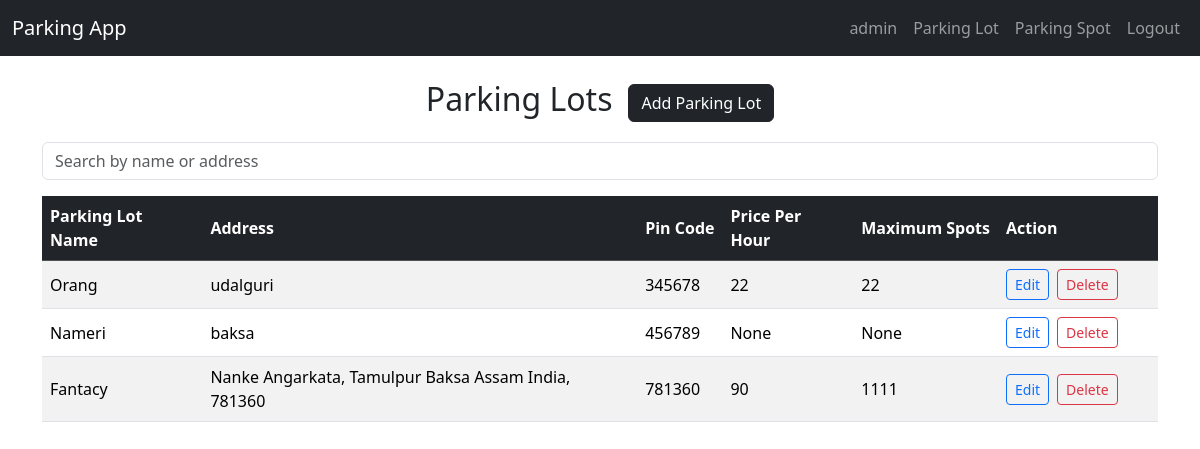
Before: /parking_lots (signed in) with the older database file.
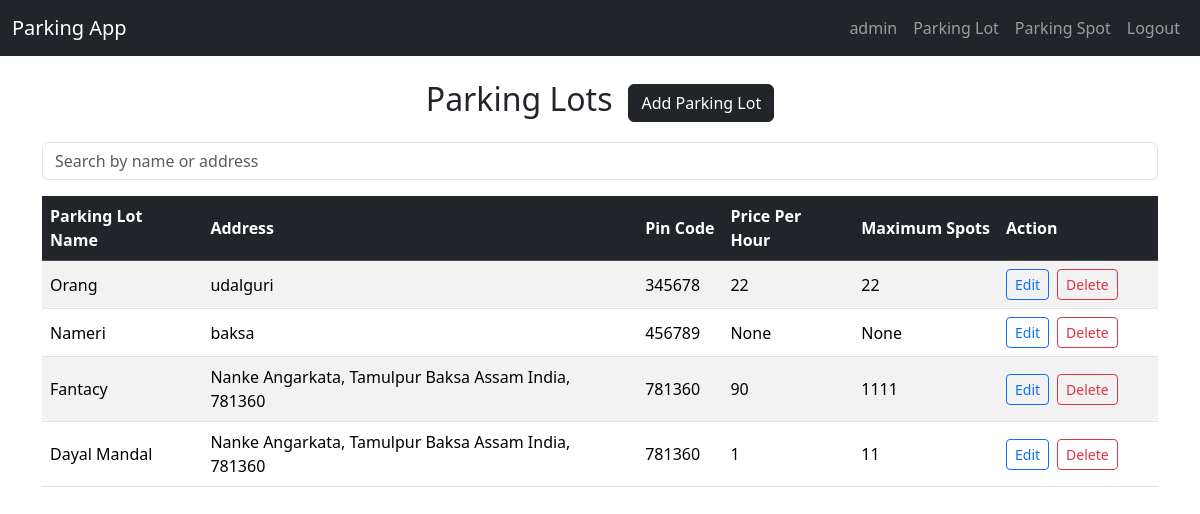
After: the same page with the newer database file.
### models.py (models this page shows)
class ParkingLot(db.Model):
    id = db.Column(db.Integer, primary_key=True, autoincrement=True)
    name = db.Column(db.String(120), nullable=False)
    address = db.Column(db.String(255), nullable=False)
    pin_code = db.Column(db.String(10), nullable=True)
    price_per_hour = db.Column(db.Integer, nullable=True)
    maximum_spots = db.Column(db.Integer, nullable=True)
    parking_spots = db.relationship('ParkingSpot', backref='parking_lot', cascade='all, delete-orphan')
    parked_histories = db.relationship('ParkedHistory', backref='parking_lot', cascade='all, delete-orphan')

### app.py (the view)
@app.route('/parking_lots')
@login_required
def list_parking_lots():
    query = request.args.get('search',"")
    if query:
        parking_lots = ParkingLot.query.filter(ParkingLot.name.ilike(f"%{query}%")).all()
    else:
        parking_lots = ParkingLot.query.all()
    return render_template('parking_lots/list.html',parking_lots=parking_lots)

### app.py (called while the page is built)
@login_manager.user_loader
def load_user(user_id):
    return User.query.get_or_404(int(user_id))

### templates/parking_lots/list.html (shortened to what this page needs)
{% extends 'base.html' %}
{% block content %}
<div class="d-flex justify-content-center align-items-center mb-3">
    <h2>Parking Lots</h2>
    {% if current_user.admin %}
    <a href="{{url_for('create_parking_lot')}}" class="btn btn-dark ms-3">Add Parking Lot</a>
    {% endif %}
</div>
<form method="GET" class = "mb-3">
    <input type="text" name="search" class="form-control" placeholder="Search by name or address" value="{{query}}"/>
</form>
<div class="table-responsive">
    <table class="table table-striped align-middle">
        <thead class="table-dark">
            <tr>
                <th scope="col">Parking Lot Name</th>
                <th scope="col">Address</th>
                <th scope="col">Pin Code</th>
                <th scope="col">Price Per Hour</th>
                <th scope="col">Maximum Spots</th>
                {% if current_user.admin %}
                <th scope="col" style="width: 160px">Action</th>
                {% endif %}
            </tr>
        </thead>
        <tbody>
            {% for parking_lot in parking_lots %}
            <tr>
                <td>{{parking_lot.name}}</td>
                <td>{{parking_lot.address}}</td>
                <td>{{parking_lot.pin_code}}</td>
                <td>{{parking_lot.price_per_hour}}</td>
                <td>{{parking_lot.maximum_spots}}</td>
                {% if current_user.admin %}
                <td>
                    <div class="d-flex gap-2">
                        <a href="{{url_for('edit_parking_lot', parking_lot_id = parking_lot.id)}}"
                            class="btn btn-sm btn-outline-primary">Edit</a>
                        <form method="POST" action="{{url_for('delete_parking_lot', parking_lot_id = parking_lot.id)}}"
                            onsubmit="return confirm('Are you sure you want to delete this parking lot?')">
                            <button type="submit" class="btn btn-sm btn-outline-danger">Delete</button>
                        </form>
                    </div>
                </td>
                {% endif %}
            </tr>
            {% endfor %}
        </tbody>
    </table>
</div>
</div>
{% endblock %}

Changed rows visible on the page:
added ParkingLot: name "Dayal Mandal", address "Nanke Angarkata, Tamulpur Baksa Assam India, 781360", pin_code "781360", price_per_hour "1", maximum_spots "11"
